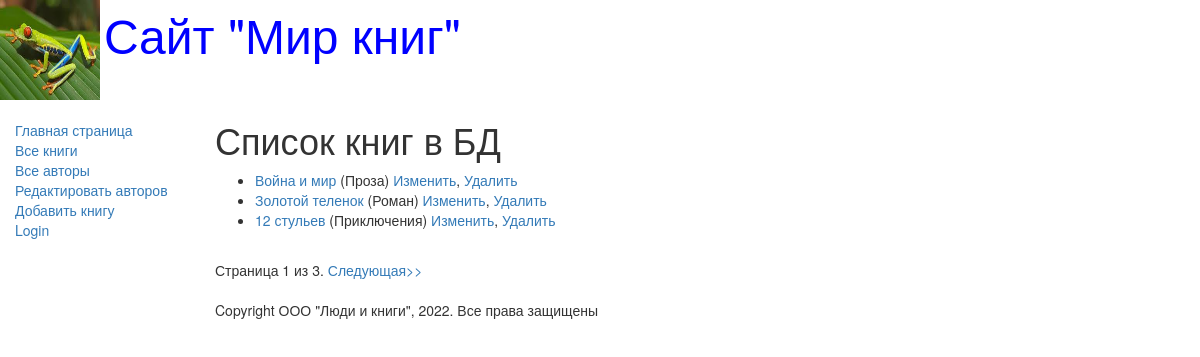
The page /books/ on the database its author committed.
### catalog/models.py (models this page shows, shortened)
class Book(models.Model):
    title = models.CharField(max_length=200, help_text='Введите название книги', verbose_name='Название книги')
    genre = models.ForeignKey(Genre, on_delete=models.CASCADE, help_text='Введите жанр для книги',
                              verbose_name='Жанр книги', null=True)
    language = models.ForeignKey(Language, on_delete=models.CASCADE, help_text='Выберите язык книги',
                                 verbose_name='Язык книги', null=True)
    author = models.ManyToManyField(Author, help_text='Выберите автора книги', verbose_name='Автор книги')
    summary = models.TextField(max_length=1000, help_text='Введите краткое описание книги',
                               verbose_name='Аннотация книги')
    isbn = models.CharField(max_length=13, help_text='Должно содержать 13 символов', verbose_name='ISBN книги')
    def get_absolute_url(self):
        return reverse('book-detail', args=[str(self.id)])
    def display_author(self):
        return ', '.join(([author.last_name for author in self.author.all()]))
    display_author.short_description = 'Авторы'

class Genre(models.Model):
    name = models.CharField(max_length=200, help_text='Введите жанр книги', verbose_name='Жанр книги')
    def __str__(self):
        return self.name

### catalog/views.py (the view)
# urls.py: re_path(r'^books/$', views.BookListView.as_view(), name='books'),
class BookListView(generic.ListView):
    model = Book
    paginate_by = 3

### catalog/templates/catalog/book_list.html
{% extends "base_generic.html" %}
{% block content %}
<h1>Список книг в БД</h1>
{% if book_list %}
<ul>
  {% for book in book_list %}
  <li>
  <a href="{{ book.get_absolute_url }}">
           {{ book.title }}</a>
           ({{book.genre}})
  <a href="/book/update/{{ book.id }}">Изменить</a>,
  <a href="/book/delete/{{ book.id }}">Удалить</a>
    </li>
  {% endfor %}
</ul>
{% else %}
<p>В базе данных нет книг</p>
{% endif %}
{% endblock %}

### rows shown on the page
Book: title "Война и мир", genre "Проза"
Book: title "Золотой теленок", genre "Роман"
Book: title "12 стульев", genre "Приключения"

### other values the page prints
{{ page_obj.number }} "1"
{{ page_obj.paginator.num_pages }} "3"
